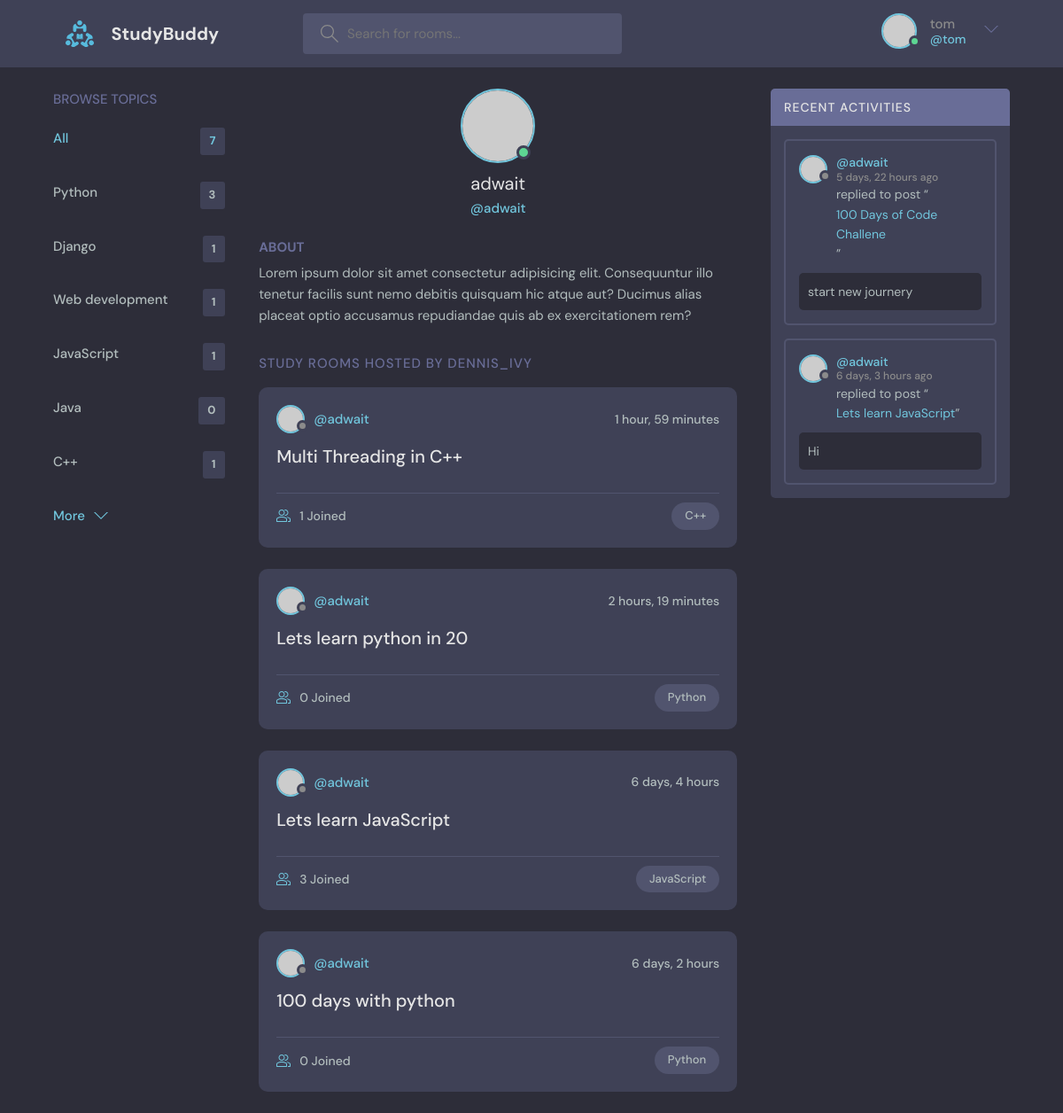
The app's page /base/profile/1 (signed in) with its own data.
### base/models.py (models this page shows)
class Topic (models.Model):
    name = models.CharField(max_length = 200)
    def __str__(self):
        return self.name

class Room(models.Model):
    host = models.ForeignKey(User, on_delete=models.CASCADE, null =True)
    topic = models.ForeignKey(Topic, on_delete=models.SET_NULL, null =True)
    name = models.CharField(max_length=200)
    description = models.TextField(null=True, blank=True)
    participants = models.ManyToManyField(User, related_name='participants', blank=True)
    updated = models.DateTimeField(auto_now=True)
    created = models.DateTimeField(auto_now_add=True)
    class Meta:
        ordering = ['-updated', '-created']
    def __str__(self) -> str:
        return self.name

class Message(models.Model):
    user = models.ForeignKey(User, on_delete=models.CASCADE)
    room = models.ForeignKey(Room, on_delete=models.CASCADE)
    body = models.TextField()
    updated = models.DateTimeField(auto_now=True)
    created = models.DateTimeField(auto_now_add=True)
    class Meta:
        ordering = ['-updated', '-created']
    def __str__(self):
        return self.body[0:50]

### base/views.py (the view)
# urls.py: path("profile/<str:pk>", views.userProfile, name="base.userProfile"),
def userProfile(request, pk):
    room_count = Room.objects.all().count()
    user = User.objects.get(id=pk)
    rooms = user.room_set.all()
    roomMessages = user.message_set.all()
    topics = []
    all_topics = Topic.objects.all()
    for t in all_topics:
        topics.append({"name" : t, "count": t.room_set.all().count()})
    contex = {'user':user, 'rooms':rooms ,'roomMessages':roomMessages, 'topics':topics,"room_count":room_count}
    return render(request, 'base/profile.html', contex)

### base/templates/base/profile.html (shortened to what this page needs)
{% extends 'main.html' %} {% block content%}
  <main class="profile-page layout layout--3">
    <div class="container">
      {% include 'base/topics_component.html' %}
      <div class="roomList">
        <div class="profile">
          <div class="profile__avatar">
            <div class="avatar avatar--large active">
              <img src="https://randomuser.me/api/portraits/men/11.jpg" />
            </div>
          </div>
          <div class="profile__info">
            <h3>{{user.username}}</h3>
            <p>@{{user.username}}</p>
          </div>
          <div class="profile__about">
            <h3>About</h3>
            <p>
              Lorem ipsum dolor sit amet consectetur adipisicing elit. Consequuntur illo tenetur
              facilis sunt nemo debitis quisquam hic atque aut? Ducimus alias placeat optio
              accusamus repudiandae quis ab ex exercitationem rem?
            </p>
          </div>
        </div>
        <div class="roomList__header">
          <div>
            <h2>Study Rooms Hosted by dennis_ivy</a>
            </h2>
          </div>
        </div>
        {% include 'base/feed_component.html'%}
      </div>
      {% include 'base/activity_component.html' %}
    </div>
  </main>
{%endblock content %}

### templates/navbar.html (shortened to what this page needs)
{% load static %}
<header class="header header--loggedIn">
  <div class="container">
    <a href="{% url 'base.home'%}" class="header__logo">
      <img src="{% static 'images/logo.svg' %}" />
      <h1>StudyBuddy</h1>
    </a>
    <form class="header__search" method="GET" action="{% url 'base.home'%}">
      <label>
        <input name="q" placeholder="Search for rooms..." />
      </label>
    </form>
    <nav class="header__menu">
      {% if request.user.is_authenticated %}
      <div class="header__user">
        <a href="{% url 'base.updateUser' %}">
          <div class="avatar avatar--medium active">
            <img src="https://randomuser.me/api/portraits/men/37.jpg" />
          </div>
          <p>
            {{request.user.username}} <span>@{{request.user.username}}</span>
          </p>
        </a>
        <button class="dropdown-button">
          <svg
            version="1.1"
            xmlns="http://www.w3.org/2000/svg"
            width="32"
            height="32"
            viewBox="0 0 32 32"
          >
            <title>chevron-down</title>
            <path d="M16 21l-13-13h-3l16 16 16-16h-3l-13 13z"></path>
          </svg>
        </button>
      </div>
      {% else %}
      <a href="{% url 'base.login'%}">
        <img src="{% static 'images/avatar.svg' %}" />
        <p>Login</p>
      </a>
      {% endif %}
    </nav>
  </div>
</header>

### base/templates/base/topics_component.html
<div class="topics">
  <div class="topics__header">
    <h2>Browse Topics</h2>
  </div>
  <ul class="topics__list">
    <li>
      <a href="{% url 'base.home'%}" class="active"
        >All <span>{{room_count}}</span></a
      >
    </li>
    {% for topic in topics%}
    <li>
      <a href="{%url 'base.home'%}?q={{topic.name}}"
        >{{topic.name}} <span>{{topic.count}}</span></a
      >
    </li>
    {%endfor %}
  </ul>
  <a class="btn btn--link" href="topics.html">
    More
    <svg
      version="1.1"
      xmlns="http://www.w3.org/2000/svg"
      width="32"
      height="32"
      viewBox="0 0 32 32"
    >
      <title>chevron-down</title>
      <path d="M16 21l-13-13h-3l16 16 16-16h-3l-13 13z"></path>
    </svg>
  </a>
</div>

### base/templates/base/feed_component.html (shortened to what this page needs)
{% for room in rooms %}
<div class="roomListRoom">
  <div class="roomListRoom__header">
    <a
      href="{% url 'base.userProfile'  room.host.id %}"
      class="roomListRoom__author"
    >
      <div class="avatar avatar--small">
        <img src="https://randomuser.me/api/portraits/women/11.jpg" />
      </div>
      <span>@{{room.host.username}}</span>
    </a>
    <div class="roomListRoom__actions">
      <span>{{room.created|timesince}}</span>
    </div>
  </div>
  <div class="roomListRoom__content">
    <a href="{% url 'base.room' room.id %}">{{room.name}}</a>
  </div>
  <div class="roomListRoom__meta">
    <a href="{% url 'base.room' room.id %}" class="roomListRoom__joined">
      {{room.participants.all.count}} Joined
    </a>
    <p class="roomListRoom__topic">{{room.topic.name}}</p>
  </div>
</div>
{% endfor %}

### base/templates/base/activity_component.html (shortened to what this page needs)
<div class="activities">
  <div class="activities__header">
    <h2>Recent Activities</h2>
  </div>
  {%for message in roomMessages%}
  <div class="activities__box">
    <div class="activities__boxHeader roomListRoom__header">
      <a
        href="{% url 'base.userProfile' message.user.id %}"
        class="roomListRoom__author"
      >
        <div class="avatar avatar--small">
          <img src="https://randomuser.me/api/portraits/women/11.jpg" />
        </div>
        <p>
          @{{message.user}}
          <span>{{message.created|timesince}} ago</span>
        </p>
      </a>
    </div>
    <div class="activities__boxContent">
      <p>
        replied to post “<a href="{% url 'base.room'  message.room.id %}"
          >{{message.room}}</a
        >”
      </p>
      <div class="activities__boxRoomContent">{{message.body}}</div>
    </div>
  </div>
  {%endfor%}
</div>

### records on screen
Topic: name "Python", count "3"
Topic: name "Django", count "1"
Topic: name "Web development", count "1"
Topic: name "JavaScript", count "1"
Topic: name "Java", count "0"
Topic: name "C++", count "1"
Room: host.username "adwait", created "1 hour, 59 minutes", name "Multi Threading in C++", participants.all.count "1", topic.name "C++"
Room: host.username "adwait", created "2 hours, 19 minutes", name "Lets learn python in 20", participants.all.count "0", topic.name "Python"
Room: host.username "adwait", created "6 days, 4 hours", name "Lets learn JavaScript", participants.all.count "3", topic.name "JavaScript"
Room: host.username "adwait", created "6 days, 2 hours", name "100 days with python", participants.all.count "0", topic.name "Python"
Message: user "adwait", created "5 days, 22 hours", room "100 Days of Code Challene", body "start new journery"
Message: user "adwait", created "6 days, 3 hours", room "Lets learn JavaScript", body "Hi"

### other values on screen
{{ request.user.username }} "tom"
{{ room_count }} "7"
{{ user.username }} "adwait"
